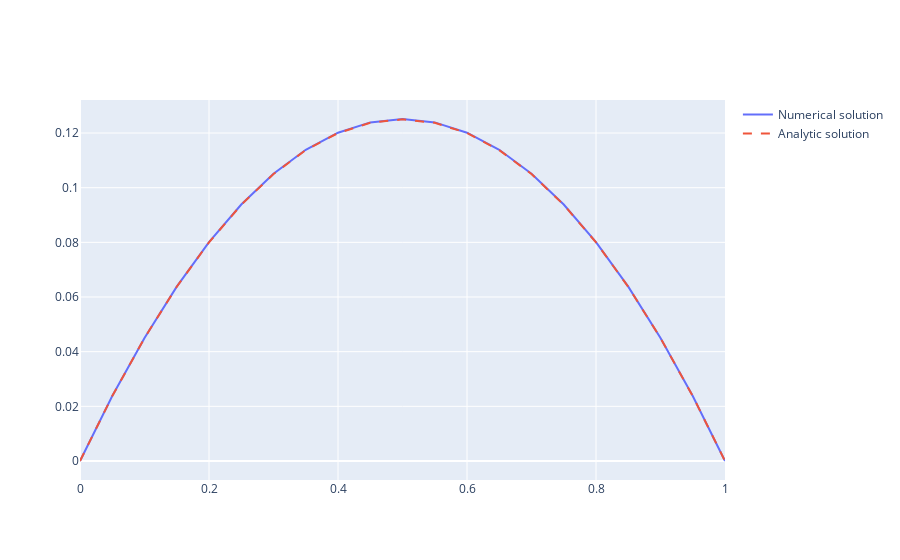

The notebook cell this image was saved under:
### Markdown cell above
![image.png](attachment:image.png)

### Code cell
a = 0
b = 1
N = 20
alpha = 0
beta = 0
D = 1
mu = 0.01

def q(x, u):
    return np.exp(mu*u)

def u_analytic(x):
    return -1/2 * (x - a) * (x - b) + ((beta - alpha) / (b - a)) * (x - a) + alpha


bvp = BVP(a, b, N, alpha, beta, condition_type='Dirichlet', q_fun=q, D_const=D)
A_DD, b_DD, x_array = bvp.boundary_conditions()
# u_DD = bvp.solve_matrices(A_DD, b_DD)
u_guess = np.zeros(N-1)

u_DD_, success = bvp.solve_nonlinear(A_DD, b_DD, x_array, u_guess)

u_analytical = u_analytic(bvp.x_values)

fig = go.Figure()
fig.add_trace(go.Scatter(x=bvp.x_values, y=u_DD_, name='Numerical solution'))
fig.add_trace(go.Scatter(x=bvp.x_values, y=u_analytical, name='Analytic solution', line=dict(dash='dash')))
fig.show()

### Figure 1 — Plotly figure (JSON) as saved in the notebook; plotly's stock layout.template omitted (floating-point values rounded to 4 significant figures)
{"data": [{"name": "Numerical solution", "type": "scatter", "x": [0, 0.05, 0.1, 0.15, 0.2, 0.25, 0.3, 0.35, 0.4, 0.45, 0.5, 0.55, 0.6, 0.65, 0.7, 0.75, 0.8, 0.85, 0.9, 0.95, 1], "y": [0, 0.02377, 0.04504, 0.06381, 0.08008, 0.09384, 0.1051, 0.1139, 0.1201, 0.1239, 0.1251, 0.1239, 0.1201, 0.1139, 0.1051, 0.09384, 0.08008, 0.06381, 0.04504, 0.02377, 0]}, {"line": {"dash": "dash"}, "name": "Analytic solution", "type": "scatter", "x": [0, 0.05, 0.1, 0.15, 0.2, 0.25, 0.3, 0.35, 0.4, 0.45, 0.5, 0.55, 0.6, 0.65, 0.7, 0.75, 0.8, 0.85, 0.9, 0.95, 1], "y": [0, 0.02375, 0.045, 0.06375, 0.08, 0.09375, 0.105, 0.1137, 0.12, 0.1238, 0.125, 0.1237, 0.12, 0.1137, 0.105, 0.09375, 0.08, 0.06375, 0.045, 0.02375, 0]}], "layout": {}}
